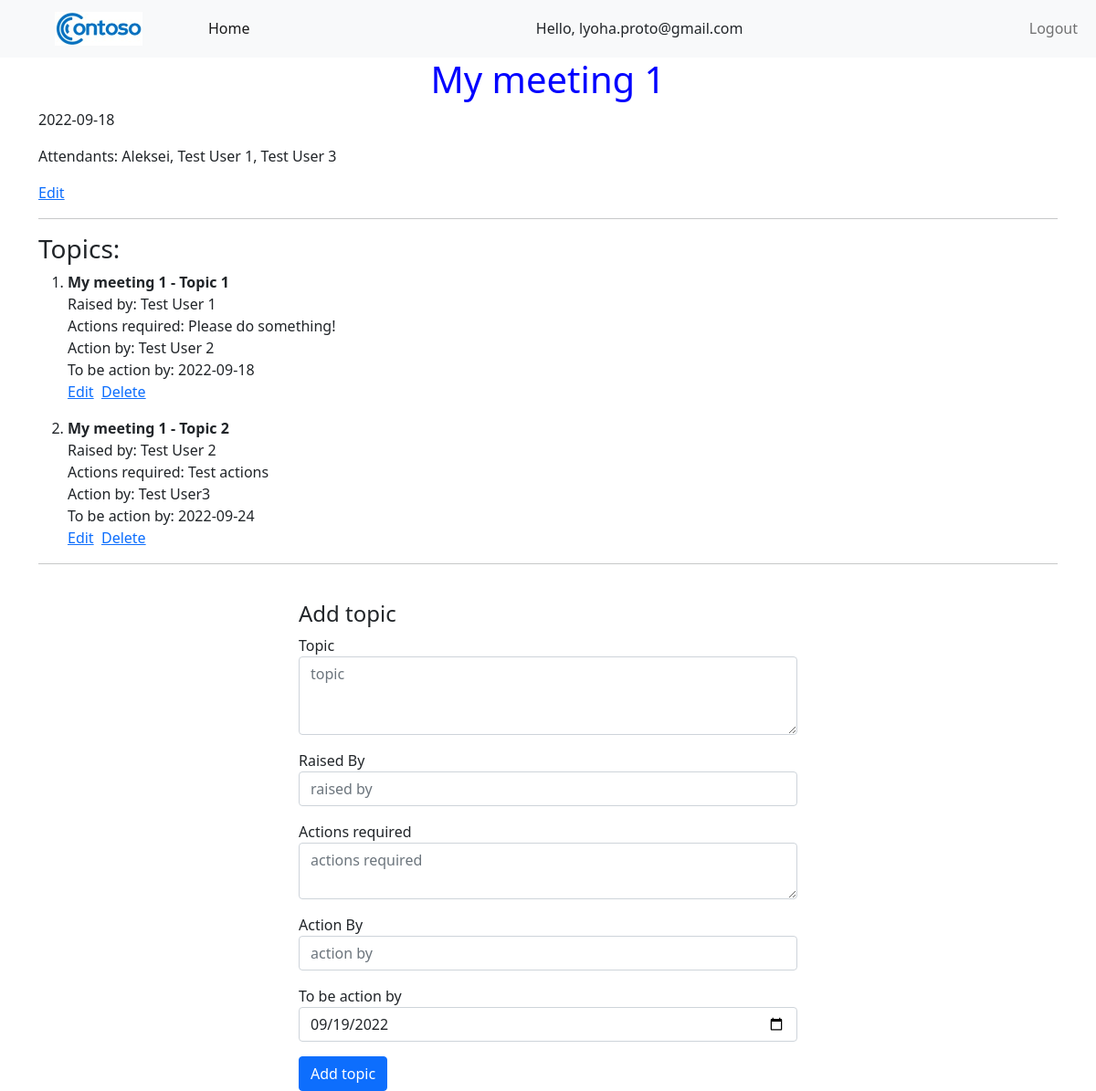
/meetings/1/view (signed in), run on the app's committed database.
### meeting/models.py (models this page shows)
class Meeting(Base):
    __tablename__ = "meetings"
    id = Column(Integer, primary_key=True, index=True)
    title = Column(String)
    date = Column(Date)
    attendants = Column(String)
    user_id = Column(Integer, ForeignKey("users.id"))
    creator = relationship("User", back_populates="meetings")
    topics = relationship("Topic", back_populates="meeting")

class Topic(Base):
    __tablename__ = "topics"
    id = Column(Integer, primary_key=True, index=True)
    topic = Column(String)
    raised_by = Column(String)
    actions_required = Column(String)
    action_by = Column(String)
    to_be_action_by = Column(Date)
    meeting_id = Column(Integer, ForeignKey("meetings.id"))
    meeting = relationship("Meeting", back_populates="topics")

### meeting/routers/pages.py (the view)
@router.get("/meetings/{meeting_id}/view")
def view_meeting_get(meeting_id: int, request: Request, db: Session = Depends(database.get_db)):
    if not request.user.is_authenticated:
        return templates.TemplateResponse("redirect.html", {"request": request, "redirect_to": "/user/login"})
    meeting_to_view = meeting.show(meeting_id, db)
    return templates.TemplateResponse("meeting_view.html", {"request": request, "meeting": meeting_to_view, "to_be_action_by": date.today()})

### templates/meeting_view.html
{% extends "base.html" %}
{% block content %}
    <h1>{{ meeting.title }}</h1>
    <p>{{ meeting.date }}</p>
    <p>Attendants: {{ meeting.attendants }}</p>
    <p><a href="/meetings/{{ meeting.id }}/edit">Edit</a></p>
    <hr>
    <h3>Topics:</h3>
    <ol>
        {% for topic in meeting.topics %}
            <li>
                <div class="topic">
                    <p>
                        <strong>{{ topic.topic }}</strong>
                        <br>Raised by: {{ topic.raised_by }}
                        <br>Actions required: {{ topic.actions_required }}
                        <br>Action by: {{ topic.action_by }}
                        <br>To be action by: {{ topic.to_be_action_by }}
                        <br><a href="/meetings/{{ meeting.id }}/edit-topic/{{ topic.id }}">Edit</a>&nbsp;&nbsp;<a
                            href="/meetings/{{ meeting.id }}/delete-topic/{{ topic.id }}">Delete</a>
                    </p>
                </div>
            </li>
        {% endfor %}
    </ol>
    <hr>
    <br>
    <div class="row">
        <div class="col-3"></div>
        <div class="col-6">
            <h4>Add topic</h4>
            <form method="POST" action="/meetings/{{ meeting.id }}/add-topic">
                <div class="mb-3">
                    <label>Topic</label>
                    <textarea rows="3" required placeholder="topic" name="topic" class="form-control"></textarea>
                </div>
                <div class="mb-3">
                    <label>Raised By</label>
                    <input type="text" required placeholder="raised by" name="raised_by" class="form-control">
                </div>
                <div class="mb-3">
                    <label>Actions required</label>
                    <textarea rows="2" required placeholder="actions required" name="actions_required" class="form-control"></textarea>
                </div>
                <div class="mb-3">
                    <label>Action By</label>
                    <input type="text" required placeholder="action by" name="action_by" class="form-control">
                </div>
                <div class="mb-3">
                    <label>To be action by</label>
                    <input type="date" required placeholder="to be action by" name="to_be_action_by"
                           value="{{ to_be_action_by }}" class="form-control">
                </div>
                <button type="submit" class="btn btn-primary">Add topic</button>
            </form>
        </div>
        <div class="col-3"></div>
    </div>
{% endblock content %}

### templates/base.html (shortened to what this page needs)
<!DOCTYPE html>
<html lang="en">
<head>
    <link href="https://cdn.jsdelivr.net/npm/bootstrap@5.0.2/dist/css/bootstrap.min.css" rel="stylesheet"
>
    <link Href="{{ url_for('static', path='/styles.css') }}" rel="stylesheet">
</head>
<body>
<nav class="navbar navbar-expand-lg navbar-light bg-light">
    <div class="container-fluid">
        <a class="navbar-brand" href="/">
            <img src="{{ url_for('static', path='/logo.png') }}" alt="logo">
        </a>
        <div class="collapse navbar-collapse" id="navbarSupportedContent">
            <ul class="navbar-nav me-auto mb-2 mb-lg-0">
                <li class="nav-item">
                    <a class="nav-link active" aria-current="page" href="/">Home</a>
                </li>
            </ul>
            {% if request.user.is_authenticated %}
                <div class="d-flex">Hello, {{ request.user.display_name }}</div>
            {% endif %}
            <div class="navbar-nav ms-auto">
                {% if not request.user.is_authenticated %}
                    <a href="/user/signup" class="nav-item nav-link">Sign up</a>
                    <a href="/user/login" class="nav-item nav-link">Login</a>
                {% else %}
                    <a href="/user/logout" class="nav-item nav-link">Logout</a>
                {% endif %}
            </div>
        </div>
    </div>
</nav>
<div class="container">
    {% block content %}
    {% endblock content %}
</div>
</body>
</html>

### static/styles.css (style rules this page uses)
h1 { color: blue; text-align: center; }
img { display: block; margin-left: auto; margin-right: auto; width: 50%; }

### data on the page
Meeting: title "My meeting 1", date "2022-09-18", attendants "Aleksei, Test User 1, Test User 3"
Topic: topic "My meeting 1 - Topic 1", raised_by "Test User 1", actions_required "Please do something!", action_by "Test User 2", to_be_action_by "2022-09-18"
Topic: topic "My meeting 1 - Topic 2", raised_by "Test User 2", actions_required "Test actions", action_by "Test User3", to_be_action_by "2022-09-24"

### other printed values
{{ request.user.display_name }} "lyoha.proto@gmail.com"
